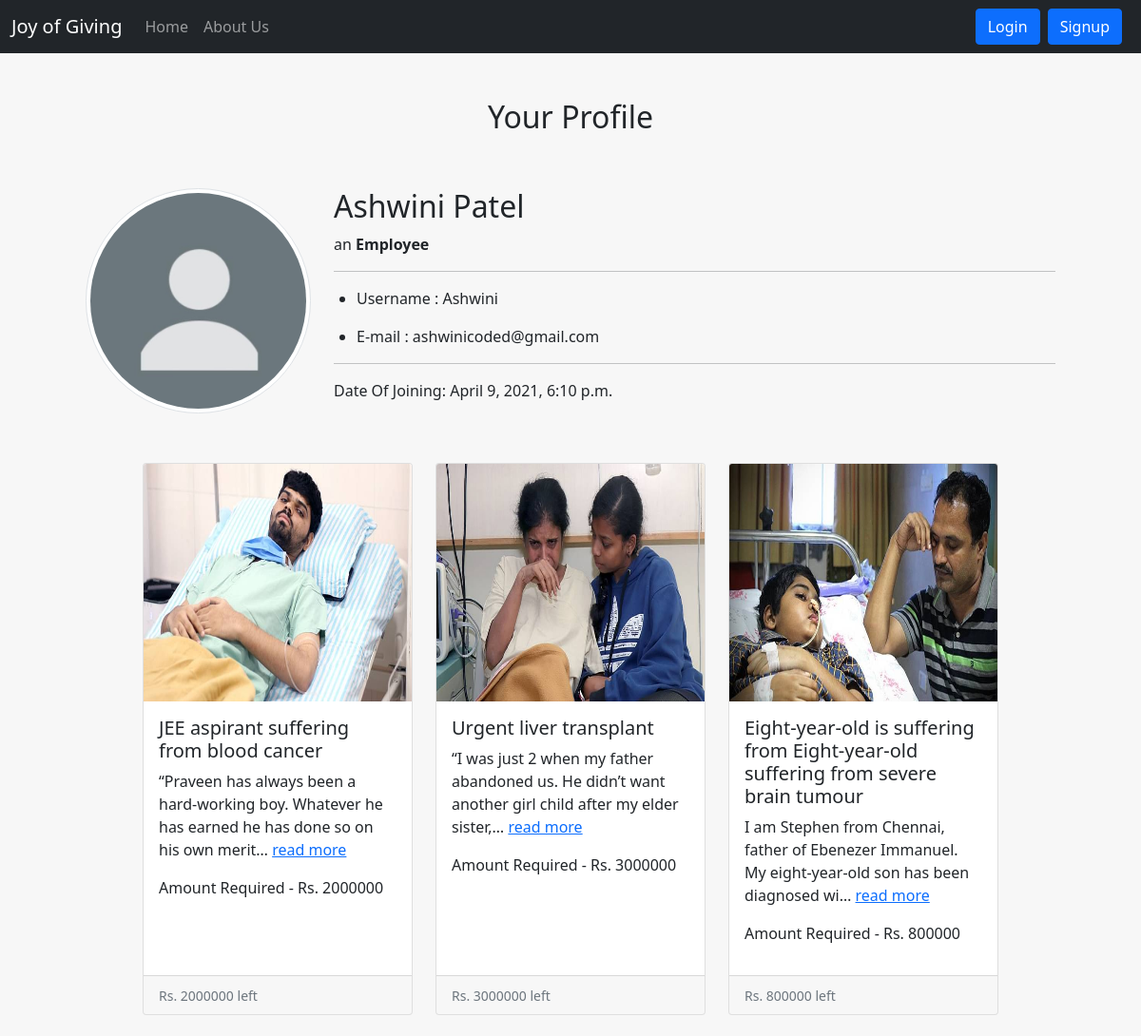
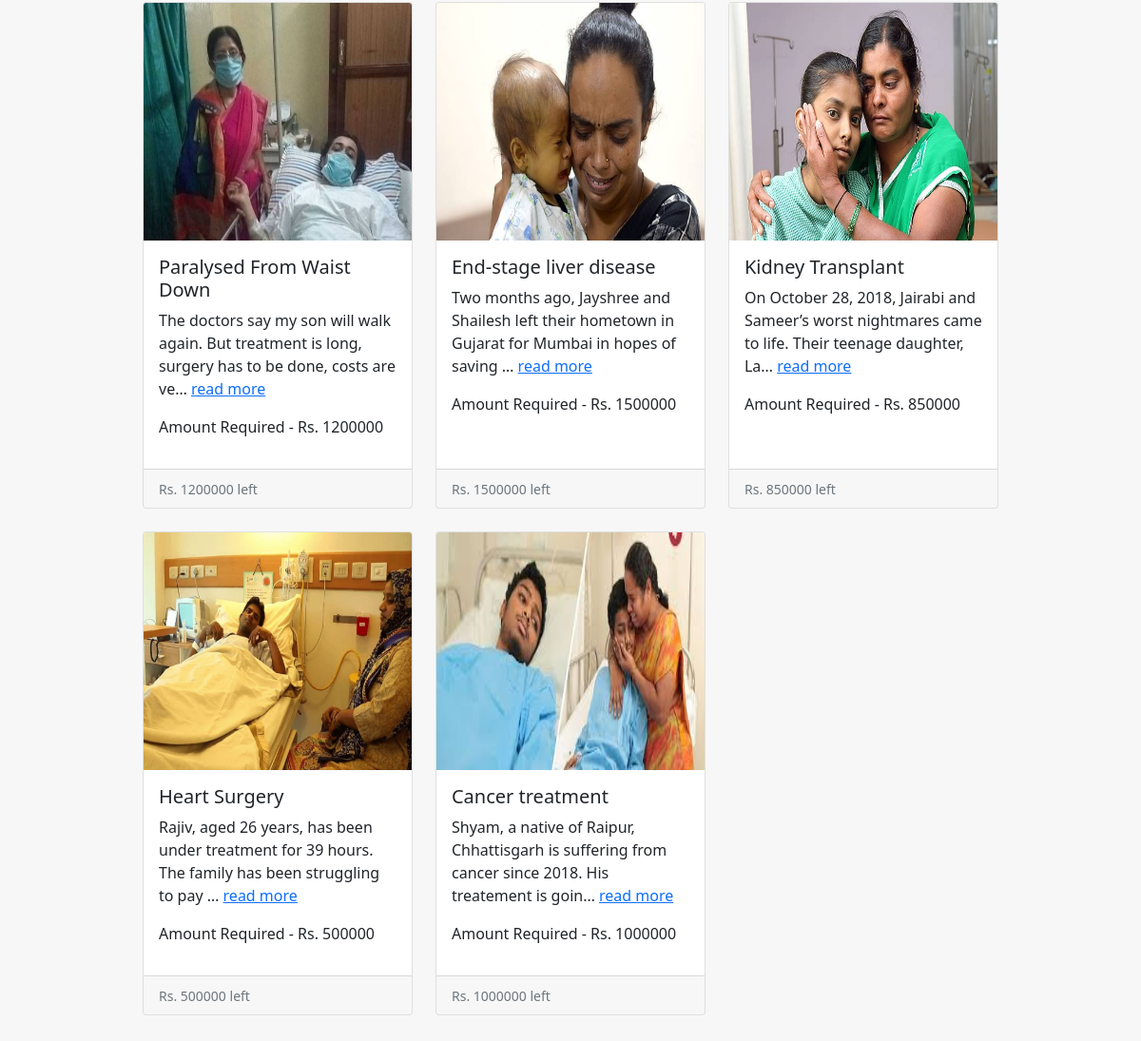
The app's page /userprofile/1 with its own data (2 pictures, top to bottom).
### home/models.py (models this page shows, shortened)
class Post(models.Model):
    user= models.ForeignKey(User,on_delete=models.CASCADE)
    Title = models.CharField(max_length=100)
    Description = models.TextField()
    Image = models.ImageField(upload_to='static/')
    Amount = models.IntegerField(null=True)
    slug = models.SlugField(max_length = 250, null = True, blank = True)
    timestamp = models.DateTimeField(auto_now_add=True)

### home/views.py (the view)
# urls.py: path("userprofile/<int:pk>", views.userprofile, name='userprofile'),
def userprofile(request,pk):
    allposts = Post.objects.all()
    User = get_user_model()
    postuser = get_object_or_404(User, pk=pk)
    if request.user==postuser:
        return redirect('profile')
    context = {'allposts':allposts,'postuser':postuser}
    return render(request, 'userprofile.html',context)

### templates/userprofile.html (shortened to what this page needs)
{% extends 'base.html' %}
{% block body %}
<div class="container">
    <div class="row p-5">
        <h2 class="text-center">Your Profile</h2>
    </div>
    <div class="row px-5">
        <div class="col-sm-3">
            <img alt="User Pic" src="/media/default.png" id="profile-image1" class="rounded-circle img-thumbnail" height="200">
        </div>
        <div class="col float-left" >
            <h2>{{postuser.get_full_name}}</h2>
            <p>an   <b> Employee</b></p>
            <hr>
            <ul class="container details" >
                <li><p>Username : {{postuser}}</p></li>
                <li><p>E-mail : {{postuser.email}}</p></li>
            </ul>
            <hr>
            <p>Date Of Joining: {{postuser.date_joined}}</p>
        </div>
    </div>
</div>
<div class="container">
  <div class="row row-cols-1 row-cols-md-3 g-4 p-5 mx-5">
    {% for post in allposts reversed %}
    {%if postuser == post.user%}
    <div class="col" onclick="location.href='{%url 'mypost' pk=post.pk %}'" style="cursor: pointer;">
      <div class="card h-100">
        <img src="{{ post.Image.url }}" width="250" height="250" class="card-img-top" alt="..." />
        <div class="card-body">
          <h5 class="card-title">{{post.Title}}</h5>
          <p>{{post.Description| truncatechars:100}} <a href="{%url 'mypost' pk=post.pk %}">read more</a></p>
          <p>Amount Required - Rs. {{post.Amount}}</p>
        </div>
        <div class="card-footer">
          <small class="text-muted">Rs. {{post.Amount}} left</small>
        </div>
      </div>
    </div>
    {%endif%}
    {% endfor %}
  </div>
</div>
{% endblock body %}

### records on screen
Post: Image (picture), Title "JEE aspirant suffering from blood cancer", Description "“Praveen has always been a hard-working boy. Whatever he has earned he has done so on his own merit…", Amount "2000000"
Post: Image (picture), Title "Urgent liver transplant", Description "“I was just 2 when my father abandoned us. He didn’t want another girl child after my elder sister,…", Amount "3000000"
Post: Image (picture), Title "Eight-year-old is suffering from Eight-year-old suffering from severe brain tumour", Description "I am Stephen from Chennai, father of Ebenezer Immanuel. My eight-year-old son has been diagnosed wi…", Amount "800000"
Post: Image (picture), Title "Paralysed From Waist Down", Description "The doctors say my son will walk again. But treatment is long, surgery has to be done, costs are ve…", Amount "1200000"
Post: Image (picture), Title "End-stage liver disease", Description "Two months ago, Jayshree and Shailesh left their hometown in Gujarat for Mumbai in hopes of saving …", Amount "1500000"
Post: Image (picture), Title "Kidney Transplant", Description "On October 28, 2018, Jairabi and Sameer’s worst nightmares came to life. Their teenage daughter, La…", Amount "850000"
Post: Image (picture), Title "Heart Surgery", Description "Rajiv, aged 26 years, has been under treatment for 39 hours. The family has been struggling to pay …", Amount "500000"
Post: Image (picture), Title "Cancer treatment", Description "Shyam, a native of Raipur, Chhattisgarh is suffering from cancer since 2018. His treatement is goin…", Amount "1000000"

### other values on screen
{{ postuser.get_full_name }} "Ashwini Patel"
{{ postuser }} "Ashwini"
{{ postuser.email }} "ashwinicoded@gmail.com"
{{ postuser.date_joined }} "April 9, 2021, 6:10 p.m."
